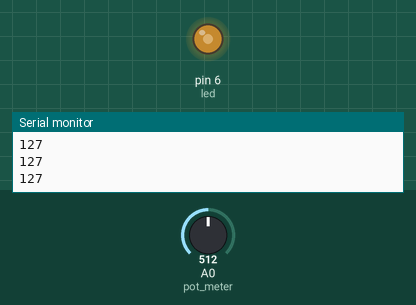
Recording of a sketch running on a simulated Arduino Uno, built with avr-gcc and run on an emulated ATmega328P. Shown: output pins drawn as LEDs (lit = HIGH), the last lines printed to the serial monitor. Inputs (shaded band) come from the test bench; at power-on: A0 (pot_meter) = 512.

Above: at 1.2 s.
1.3 s: A0 (pot_meter) set to 716
At 2.5 s:
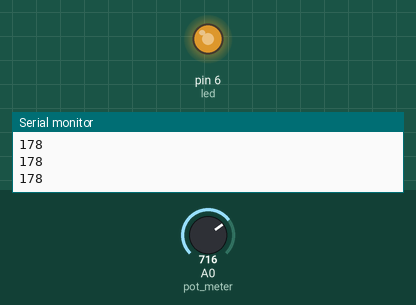
2.8 s: A0 (pot_meter) set to 900
At 3.8 s:
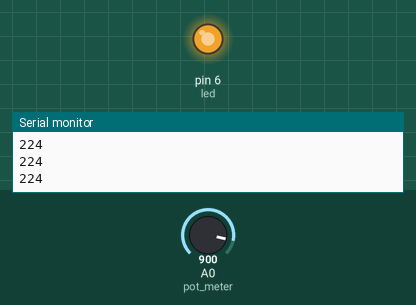
4.3 s: A0 (pot_meter) set to 122
At 4.8 s:
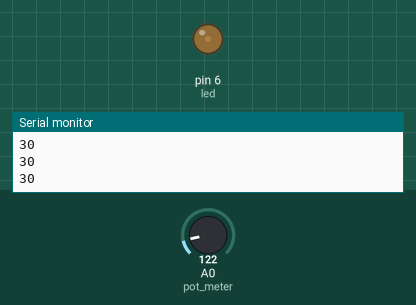
5.8 s: A0 (pot_meter) set to 0
At 7.0 s:
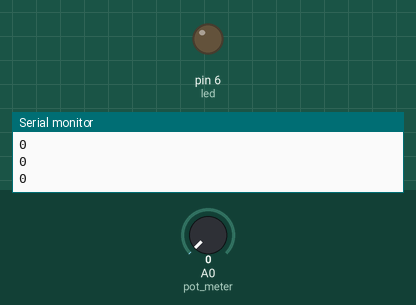
7.3 s: A0 (pot_meter) set to 511
At 8.3 s:
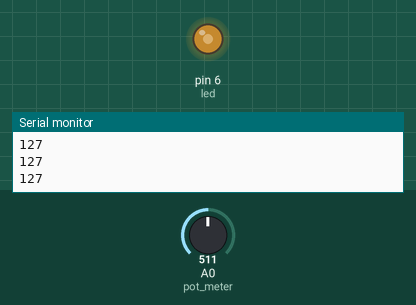
Timing chart, 0 to 9.8 s (numbered marks = the images above; inputs shaded):
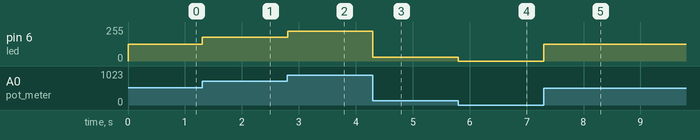

The sketch:

inter.ino
```cpp
int led = 6;
int pot_meter = A0;
int pot;

void setup()
{
 pinMode(led , OUTPUT);
 pinMode(pot_meter , INPUT);
 Serial.begin(9600);
}

void loop()
{
 pot = map(analogRead(pot_meter),0,1023,0,255);
 analogWrite(led , pot);
 Serial.println(pot);
}
```

Measured:
- after the input at 1.3 s, pin 6 (led): 127/255 → 178/255 at once
- after the input at 2.8 s, pin 6 (led): 178/255 → 224/255 at once
- after the input at 4.3 s, pin 6 (led): 224/255 → 30/255 at once
- after the input at 5.8 s, pin 6 (led): 30/255 → 0/255 at once
- after the input at 7.3 s, pin 6 (led): 0/255 → 127/255 at once
